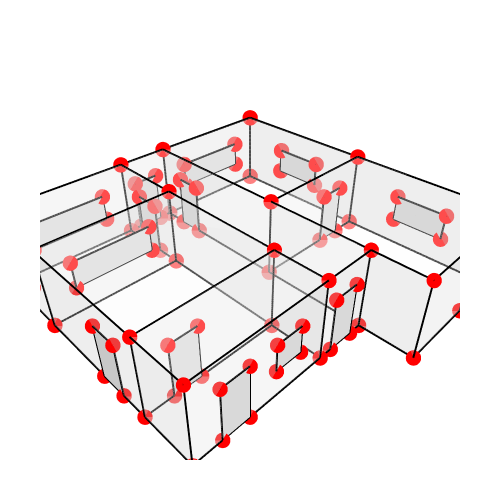

The notebook cell this image was saved under:
### Code cell
# Show the geometry and the graph
Topology.Show(house_cc, aperture_f, g1,
              vertexSizeKey="size",
              vertexColorKey="color",
              edgeWidthKey="width",
              edgeColorKey="color",
              faceOpacity=0.3,
              backgroundColor="white",
              width=500,
              height=500,
              renderer=renderer)

### Figure 1 — Plotly figure (JSON) as saved in the notebook; plotly's stock layout.template omitted (floating-point values rounded to 4 significant figures; data arrays with more than 128 entries replaced by an {"elided": "..."} marker saying what was removed)
{"data": [{"customdata": ["", "", "", "", "", "", "", "", "", "", "", "", "", "", "", "", "", "", "", "", "", "", "", "", "", "", "", "", "", ""], "hoverinfo": "text", "hovertemplate": ["Click ", "Click ", "Click ", "Click ", "Click ", "Click ", "Click ", "Click ", "Click ", "Click ", "Click ", "Click ", "Click ", "Click ", "Click ", "Click ", "Click ", "Click ", "Click ", "Click ", "Click ", "Click ", "Click ", "Click ", "Click ", "Click ", "Click ", "Click ", "Click ", "Click "], "hovertext": ["", "", "", "", "", "", "", "", "", "", "", "", "", "", "", "", "", "", "", "", "", "", "", "", "", "", "", "", "", ""], "legendgroup": "1", "legendrank": 1, "marker": {"color": ["#000000", "#000000", "#000000", "#000000", "#000000", "#000000", "#000000", "#000000", "#000000", "#000000", "#000000", "#000000", "#000000", "#000000", "#000000", "#000000", "#000000", "#000000", "#000000", "#000000", "#000000", "#000000", "#000000", "#000000", "#000000", "#000000", "#000000", "#000000", "#000000", "#000000"], "line": {"width": 0}, "opacity": 1, "size": [2.8, 2.8, 2.8, 2.8, 2.8, 2.8, 2.8, 2.8, 2.8, 2.8, 2.8, 2.8, 2.8, 2.8, 2.8, 2.8, 2.8, 2.8, 2.8, 2.8, 2.8, 2.8, 2.8, 2.8, 2.8, 2.8, 2.8, 2.8, 2.8, 2.8], "sizemode": "diameter", "symbol": "circle"}, "mode": "markers", "name": "1: Untitled (Vertices)", "showlegend": false, "text": ["", "", "", "", "", "", "", "", "", "", "", "", "", "", "", "", "", "", "", "", "", "", "", "", "", "", "", "", "", ""], "type": "scatter3d", "x": [7, 7, 7, 5, 5, 5, 5, 7, 7, 7, 5, 5, 5, 5, 12, 12, 12, 12, 12, 7, 7, 12, 0, 0, 0, 0, 0, 0, 0, 0], "y": [16, 10, 6, 6, 8, 13, 16, 10, 16, 6, 6, 8, 13, 16, 10, 10, 16, 16, 4, 4, 4, 4, 8, 8, 6, 6, 13, 13, 16, 16], "z": [0, 0, 0, 0, 0, 0, 0, 3, 3, 3, 3, 3, 3, 3, 0, 3, 3, 0, 0, 0, 3, 3, 0, 3, 3, 0, 0, 3, 0, 3]}, {"hoverinfo": "text", "hovertext": [], "legendgroup": "2", "legendrank": 2, "line": {"color": "#000000", "dash": "solid", "width": 1}, "marker": {"color": "#000000", "size": 0.25, "symbol": "circle"}, "mode": "markers+lines", "name": "1: Untitled (Edges)", "showlegend": false, "text": [], "type": "scatter3d", "x": {"elided": "165 int values"}, "y": {"elided": "165 int values"}, "z": {"elided": "165 int values"}}, {"cmax": 1, "cmin": 0, "color": "#FAFAFA", "colorscale": [[0, "#440154"], [0.1111, "#482878"], [0.2222, "#3e4989"], [0.3333, "#31688e"], [0.4444, "#26828e"], [0.5556, "#1f9e89"], [0.6667, "#35b779"], [0.7778, "#6ece58"], [0.8889, "#b5de2b"], [1, "#fde725"]], "flatshading": true, "hoverinfo": "text", "hovertext": "", "i": [0, 3, 4, 5, 6, 7, 7, 9, 9, 1, 1, 2, 2, 0, 0, 4, 4, 8, 8, 11, 7, 12, 8, 8, 3, 7, 16, 16, 16, 16, 5, 5, 15, 15, 1, 1, 3, 19, 19, 21, 15, 15, 21, 21, 18, 18, 22, 23, 11, 11, 2, 2, 23, 23, 25, 25, 12, 12, 12, 12, 26, 26, 23, 23, 28, 28, 13, 13, 13, 13, 26, 26], "j": [1, 1, 3, 3, 5, 3, 5, 1, 3, 9, 10, 11, 10, 12, 11, 12, 13, 5, 6, 10, 11, 11, 13, 12, 14, 3, 8, 7, 17, 5, 14, 17, 14, 17, 14, 18, 14, 9, 20, 9, 7, 9, 18, 14, 21, 20, 11, 22, 22, 24, 10, 24, 0, 2, 24, 22, 4, 26, 27, 22, 0, 4, 22, 27, 6, 4, 6, 28, 29, 27, 27, 29], "k": [2, 0, 0, 4, 4, 5, 8, 3, 7, 10, 2, 0, 11, 4, 12, 13, 6, 6, 13, 9, 9, 7, 12, 7, 15, 15, 7, 15, 5, 8, 3, 14, 17, 16, 18, 19, 1, 1, 9, 20, 9, 21, 14, 15, 20, 19, 0, 0, 24, 10, 24, 25, 2, 25, 22, 23, 26, 27, 22, 11, 23, 0, 27, 26, 4, 26, 28, 29, 27, 12, 29, 28], "legendgroup": "3", "legendrank": 3, "lighting": {"facenormalsepsilon": 0}, "name": "1: Untitled (Faces)", "opacity": 0.3, "showlegend": false, "showscale": false, "text": "", "type": "mesh3d", "x": [5, 7, 5, 7, 5, 7, 5, 7, 7, 7, 5, 5, 5, 5, 12, 12, 12, 12, 12, 7, 7, 12, 0, 0, 0, 0, 0, 0, 0, 0], "y": [8, 6, 6, 10, 13, 16, 16, 10, 16, 6, 6, 8, 13, 16, 10, 10, 16, 16, 4, 4, 4, 4, 8, 8, 6, 6, 13, 13, 16, 16], "z": [0, 0, 0, 0, 0, 0, 0, 3, 3, 3, 3, 3, 3, 3, 0, 3, 3, 0, 0, 0, 3, 3, 3, 0, 3, 0, 0, 3, 0, 3]}, {"customdata": ["", "", "", ""], "hoverinfo": "text", "hovertemplate": ["Click ", "Click ", "Click ", "Click "], "hovertext": ["", "", "", ""], "legendgroup": "5", "legendrank": 5, "marker": {"color": ["#000000", "#000000", "#000000", "#000000"], "line": {"width": 0}, "opacity": 1, "size": [2.8, 2.8, 2.8, 2.8], "sizemode": "diameter", "symbol": "circle"}, "mode": "markers", "name": "2: default (Vertices)", "showlegend": false, "text": ["", "", "", ""], "type": "scatter3d", "x": [0, 0, 0, 0], "y": [14, 14, 15, 15], "z": [1, 2, 2, 1]}, {"hoverinfo": "text", "hovertext": [], "legendgroup": "6", "legendrank": 6, "line": {"color": "#000000", "dash": "solid", "width": 1}, "marker": {"color": "#000000", "size": 0.25, "symbol": "circle"}, "mode": "markers+lines", "name": "2: default (Edges)", "showlegend": false, "text": [], "type": "scatter3d", "x": [0, 0, null, 0, 0, null, 0, 0, null, 0, 0, null], "y": [14, 14, null, 14, 15, null, 15, 15, null, 15, 14, null], "z": [1, 2, null, 2, 2, null, 2, 1, null, 1, 1, null]}, {"cmax": 1, "cmin": 0, "color": "#FAFAFA", "colorscale": [[0, "#440154"], [0.1111, "#482878"], [0.2222, "#3e4989"], [0.3333, "#31688e"], [0.4444, "#26828e"], [0.5556, "#1f9e89"], [0.6667, "#35b779"], [0.7778, "#6ece58"], [0.8889, "#b5de2b"], [1, "#fde725"]], "flatshading": true, "hoverinfo": "text", "hovertext": "", "i": [0, 0], "j": [1, 2], "k": [2, 3], "legendgroup": "7", "legendrank": 7, "lighting": {"facenormalsepsilon": 0}, "name": "2: default (Faces)", "opacity": 1, "showlegend": false, "showscale": false, "text": "", "type": "mesh3d", "x": [0, 0, 0, 0], "y": [14, 14, 15, 15], "z": [1, 2, 2, 1]}, {"customdata": ["", "", "", ""], "hoverinfo": "text", "hovertemplate": ["Click ", "Click ", "Click ", "Click "], "hovertext": ["", "", "", ""], "legendgroup": "9", "legendrank": 9, "marker": {"color": ["#000000", "#000000", "#000000", "#000000"], "line": {"width": 0}, "opacity": 1, "size": [2.8, 2.8, 2.8, 2.8], "sizemode": "diameter", "symbol": "circle"}, "mode": "markers", "name": "3: default (Vertices)", "showlegend": false, "text": ["", "", "", ""], "type": "scatter3d", "x": [1, 1, 4, 4], "y": [13, 13, 13, 13], "z": [1, 2, 2, 1]}, {"hoverinfo": "text", "hovertext": [], "legendgroup": "10", "legendrank": 10, "line": {"color": "#000000", "dash": "solid", "width": 1}, "marker": {"color": "#000000", "size": 0.25, "symbol": "circle"}, "mode": "markers+lines", "name": "3: default (Edges)", "showlegend": false, "text": [], "type": "scatter3d", "x": [1, 1, null, 1, 4, null, 4, 4, null, 4, 1, null], "y": [13, 13, null, 13, 13, null, 13, 13, null, 13, 13, null], "z": [1, 2, null, 2, 2, null, 2, 1, null, 1, 1, null]}, {"cmax": 1, "cmin": 0, "color": "#FAFAFA", "colorscale": [[0, "#440154"], [0.1111, "#482878"], [0.2222, "#3e4989"], [0.3333, "#31688e"], [0.4444, "#26828e"], [0.5556, "#1f9e89"], [0.6667, "#35b779"], [0.7778, "#6ece58"], [0.8889, "#b5de2b"], [1, "#fde725"]], "flatshading": true, "hoverinfo": "text", "hovertext": "", "i": [0, 0], "j": [1, 3], "k": [2, 1], "legendgroup": "11", "legendrank": 11, "lighting": {"facenormalsepsilon": 0}, "name": "3: default (Faces)", "opacity": 1, "showlegend": false, "showscale": false, "text": "", "type": "mesh3d", "x": [4, 1, 1, 4], "y": [13, 13, 13, 13], "z": [2, 1, 2, 1]}, {"customdata": ["", "", "", ""], "hoverinfo": "text", "hovertemplate": ["Click ", "Click ", "Click ", "Click "], "hovertext": ["", "", "", ""], "legendgroup": "13", "legendrank": 13, "marker": {"color": ["#000000", "#000000", "#000000", "#000000"], "line": {"width": 0}, "opacity": 1, "size": [2.8, 2.8, 2.8, 2.8], "sizemode": "diameter", "symbol": "circle"}, "mode": "markers", "name": "4: default (Vertices)", "showlegend": false, "text": ["", "", "", ""], "type": "scatter3d", "x": [12, 12, 12, 12], "y": [6, 6, 8, 8], "z": [1, 2, 2, 1]}, {"hoverinfo": "text", "hovertext": [], "legendgroup": "14", "legendrank": 14, "line": {"color": "#000000", "dash": "solid", "width": 1}, "marker": {"color": "#000000", "size": 0.25, "symbol": "circle"}, "mode": "markers+lines", "name": "4: default (Edges)", "showlegend": false, "text": [], "type": "scatter3d", "x": [12, 12, null, 12, 12, null, 12, 12, null, 12, 12, null], "y": [6, 6, null, 6, 8, null, 8, 8, null, 8, 6, null], "z": [1, 2, null, 2, 2, null, 2, 1, null, 1, 1, null]}, {"cmax": 1, "cmin": 0, "color": "#FAFAFA", "colorscale": [[0, "#440154"], [0.1111, "#482878"], [0.2222, "#3e4989"], [0.3333, "#31688e"], [0.4444, "#26828e"], [0.5556, "#1f9e89"], [0.6667, "#35b779"], [0.7778, "#6ece58"], [0.8889, "#b5de2b"], [1, "#fde725"]], "flatshading": true, "hoverinfo": "text", "hovertext": "", "i": [0, 0], "j": [1, 2], "k": [2, 3], "legendgroup": "15", "legendrank": 15, "lighting": {"facenormalsepsilon": 0}, "name": "4: default (Faces)", "opacity": 1, "showlegend": false, "showscale": false, "text": "", "type": "mesh3d", "x": [12, 12, 12, 12], "y": [6, 6, 8, 8], "z": [1, 2, 2, 1]}, {"customdata": ["", "", "", ""], "hoverinfo": "text", "hovertemplate": ["Click ", "Click ", "Click ", "Click "], "hovertext": ["", "", "", ""], "legendgroup": "17", "legendrank": 17, "marker": {"color": ["#000000", "#000000", "#000000", "#000000"], "line": {"width": 0}, "opacity": 1, "size": [2.8, 2.8, 2.8, 2.8], "sizemode": "diameter", "symbol": "circle"}, "mode": "markers", "name": "5: default (Vertices)", "showlegend": false, "text": ["", "", "", ""], "type": "scatter3d", "x": [3, 3, 4, 4], "y": [6, 6, 6, 6], "z": [1, 2, 2, 1]}, {"hoverinfo": "text", "hovertext": [], "legendgroup": "18", "legendrank": 18, "line": {"color": "#000000", "dash": "solid", "width": 1}, "marker": {"color": "#000000", "size": 0.25, "symbol": "circle"}, "mode": "markers+lines", "name": "5: default (Edges)", "showlegend": false, "text": [], "type": "scatter3d", "x": [3, 3, null, 3, 4, null, 4, 4, null, 4, 3, null], "y": [6, 6, null, 6, 6, null, 6, 6, null, 6, 6, null], "z": [1, 2, null, 2, 2, null, 2, 1, null, 1, 1, null]}, {"cmax": 1, "cmin": 0, "color": "#FAFAFA", "colorscale": [[0, "#440154"], [0.1111, "#482878"], [0.2222, "#3e4989"], [0.3333, "#31688e"], [0.4444, "#26828e"], [0.5556, "#1f9e89"], [0.6667, "#35b779"], [0.7778, "#6ece58"], [0.8889, "#b5de2b"], [1, "#fde725"]], "flatshading": true, "hoverinfo": "text", "hovertext": "", "i": [0, 0], "j": [1, 3], "k": [2, 1], "legendgroup": "19", "legendrank": 19, "lighting": {"facenormalsepsilon": 0}, "name": "5: default (Faces)", "opacity": 1, "showlegend": false, "showscale": false, "text": "", "type": "mesh3d", "x": [4, 3, 3, 4], "y": [6, 6, 6, 6], "z": [2, 1, 2, 1]}, {"customdata": ["", "", "", ""], "hoverinfo": "text", "hovertemplate": ["Click ", "Click ", "Click ", "Click "], "hovertext": ["", "", "", ""], "legendgroup": "21", "legendrank": 21, "marker": {"color": ["#000000", "#000000", "#000000", "#000000"], "line": {"width": 0}, "opacity": 1, "size": [2.8, 2.8, 2.8, 2.8], "sizemode": "diameter", "symbol": "circle"}, "mode": "markers", "name": "6: default (Vertices)", "showlegend": false, "text": ["", "", "", ""], "type": "scatter3d", "x": [12, 12, 12, 12], "y": [12, 12, 14, 14], "z": [1, 2, 2, 1]}, {"hoverinfo": "text", "hovertext": [], "legendgroup": "22", "legendrank": 22, "line": {"color": "#000000", "dash": "solid", "width": 1}, "marker": {"color": "#000000", "size": 0.25, "symbol": "circle"}, "mode": "markers+lines", "name": "6: default (Edges)", "showlegend": false, "text": [], "type": "scatter3d", "x": [12, 12, null, 12, 12, null, 12, 12, null, 12, 12, null], "y": [12, 12, null, 12, 14, null, 14, 14, null, 14, 12, null], "z": [1, 2, null, 2, 2, null, 2, 1, null, 1, 1, null]}, {"cmax": 1, "cmin": 0, "color": "#FAFAFA", "colorscale": [[0, "#440154"], [0.1111, "#482878"], [0.2222, "#3e4989"], [0.3333, "#31688e"], [0.4444, "#26828e"], [0.5556, "#1f9e89"], [0.6667, "#35b779"], [0.7778, "#6ece58"], [0.8889, "#b5de2b"], [1, "#fde725"]], "flatshading": true, "hoverinfo": "text", "hovertext": "", "i": [0, 0], "j": [1, 2], "k": [2, 3], "legendgroup": "23", "legendrank": 23, "lighting": {"facenormalsepsilon": 0}, "name": "6: default (Faces)", "opacity": 1, "showlegend": false, "showscale": false, "text": "", "type": "mesh3d", "x": [12, 12, 12, 12], "y": [12, 12, 14, 14], "z": [1, 2, 2, 1]}, {"customdata": ["", "", "", ""], "hoverinfo": "text", "hovertemplate": ["Click ", "Click ", "Click ", "Click "], "hovertext": ["", "", "", ""], "legendgroup": "25", "legendrank": 25, "marker": {"color": ["#000000", "#000000", "#000000", "#000000"], "line": {"width": 0}, "opacity": 1, "size": [2.8, 2.8, 2.8, 2.8], "sizemode": "diameter", "symbol": "circle"}, "mode": "markers", "name": "7: default (Vertices)", "showlegend": false, "text": ["", "", "", ""], "type": "scatter3d", "x": [8, 8, 11, 11], "y": [16, 16, 16, 16], "z": [1, 2, 2, 1]}, {"hoverinfo": "text", "hovertext": [], "legendgroup": "26", "legendrank": 26, "line": {"color": "#000000", "dash": "solid", "width": 1}, "marker": {"color": "#000000", "size": 0.25, "symbol": "circle"}, "mode": "markers+lines", "name": "7: default (Edges)", "showlegend": false, "text": [], "type": "scatter3d", "x": [8, 8, null, 8, 11, null, 11, 11, null, 11, 8, null], "y": [16, 16, null, 16, 16, null, 16, 16, null, 16, 16, null], "z": [1, 2, null, 2, 2, null, 2, 1, null, 1, 1, null]}, {"cmax": 1, "cmin": 0, "color": "#FAFAFA", "colorscale": [[0, "#440154"], [0.1111, "#482878"], [0.2222, "#3e4989"], [0.3333, "#31688e"], [0.4444, "#26828e"], [0.5556, "#1f9e89"], [0.6667, "#35b779"], [0.7778, "#6ece58"], [0.8889, "#b5de2b"], [1, "#fde725"]], "flatshading": true, "hoverinfo": "text", "hovertext": "", "i": [0, 0], "j": [1, 3], "k": [2, 1], "legendgroup": "27", "legendrank": 27, "lighting": {"facenormalsepsilon": 0}, "name": "7: default (Faces)", "opacity": 1, "showlegend": false, "showscale": false, "text": "", "type": "mesh3d", "x": [11, 8, 8, 11], "y": [16, 16, 16, 16], "z": [2, 1, 2, 1]}, {"customdata": ["", "", "", ""], "hoverinfo": "text", "hovertemplate": ["Click ", "Click ", "Click ", "Click "], "hovertext": ["", "", "", ""], "legendgroup": "29", "legendrank": 29, "marker": {"color": ["#000000", "#000000", "#000000", "#000000"], "line": {"width": 0}, "opacity": 1, "size": [2.8, 2.8, 2.8, 2.8], "sizemode": "diameter", "symbol": "circle"}, "mode": "markers", "name": "8: default (Vertices)", "showlegend": false, "text": ["", "", "", ""], "type": "scatter3d", "x": [1, 1, 4, 4], "y": [16, 16, 16, 16], "z": [1, 2, 2, 1]}, {"hoverinfo": "text", "hovertext": [], "legendgroup": "30", "legendrank": 30, "line": {"color": "#000000", "dash": "solid", "width": 1}, "marker": {"color": "#000000", "size": 0.25, "symbol": "circle"}, "mode": "markers+lines", "name": "8: default (Edges)", "showlegend": false, "text": [], "type": "scatter3d", "x": [1, 1, null, 1, 4, null, 4, 4, null, 4, 1, null], "y": [16, 16, null, 16, 16, null, 16, 16, null, 16, 16, null], "z": [1, 2, null, 2, 2, null, 2, 1, null, 1, 1, null]}, {"cmax": 1, "cmin": 0, "color": "#FAFAFA", "colorscale": [[0, "#440154"], [0.1111, "#482878"], [0.2222, "#3e4989"], [0.3333, "#31688e"], [0.4444, "#26828e"], [0.5556, "#1f9e89"], [0.6667, "#35b779"], [0.7778, "#6ece58"], [0.8889, "#b5de2b"], [1, "#fde725"]], "flatshading": true, "hoverinfo": "text", "hovertext": "", "i": [0, 0], "j": [1, 3], "k": [2, 1], "legendgroup": "31", "legendrank": 31, "lighting": {"facenormalsepsilon": 0}, "name": "8: default (Faces)", "opacity": 1, "showlegend": false, "showscale": false, "text": "", "type": "mesh3d", "x": [4, 1, 1, 4], "y": [16, 16, 16, 16], "z": [2, 1, 2, 1]}, {"customdata": ["", "", "", ""], "hoverinfo": "text", "hovertemplate": ["Click ", "Click ", "Click ", "Click "], "hovertext": ["", "", "", ""], "legendgroup": "33", "legendrank": 33, "marker": {"color": ["#000000", "#000000", "#000000", "#000000"], "line": {"width": 0}, "opacity": 1, "size": [2.8, 2.8, 2.8, 2.8], "sizemode": "diameter", "symbol": "circle"}, "mode": "markers", "name": "9: default (Vertices)", "showlegend": false, "text": ["", "", "", ""], "type": "scatter3d", "x": [5.5, 5.5, 6.5, 6.5], "y": [16, 16, 16, 16], "z": [0, 2, 2, 0]}, {"hoverinfo": "text", "hovertext": [], "legendgroup": "34", "legendrank": 34, "line": {"color": "#000000", "dash": "solid", "width": 1}, "marker": {"color": "#000000", "size": 0.25, "symbol": "circle"}, "mode": "markers+lines", "name": "9: default (Edges)", "showlegend": false, "text": [], "type": "scatter3d", "x": [5.5, 5.5, null, 5.5, 6.5, null, 6.5, 6.5, null, 6.5, 5.5, null], "y": [16, 16, null, 16, 16, null, 16, 16, null, 16, 16, null], "z": [0, 2, null, 2, 2, null, 2, 0, null, 0, 0, null]}, {"cmax": 1, "cmin": 0, "color": "#FAFAFA", "colorscale": [[0, "#440154"], [0.1111, "#482878"], [0.2222, "#3e4989"], [0.3333, "#31688e"], [0.4444, "#26828e"], [0.5556, "#1f9e89"], [0.6667, "#35b779"], [0.7778, "#6ece58"], [0.8889, "#b5de2b"], [1, "#fde725"]], "flatshading": true, "hoverinfo": "text", "hovertext": "", "i": [0, 0], "j": [1, 3], "k": [2, 1], "legendgroup": "35", "legendrank": 35, "lighting": {"facenormalsepsilon": 0}, "name": "9: default (Faces)", "opacity": 1, "showlegend": false, "showscale": false, "text": "", "type": "mesh3d", "x": [6.5, 5.5, 5.5, 6.5], "y": [16, 16, 16, 16], "z": [2, 0, 2, 0]}, {"customdata": ["", "", "", ""], "hoverinfo": "text", "hovertemplate": ["Click ", "Click ", "Click ", "Click "], "hovertext": ["", "", "", ""], "legendgroup": "37", "legendrank": 37, "marker": {"color": ["#000000", "#000000", "#000000", "#000000"], "line": {"width": 0}, "opacity": 1, "size": [2.8, 2.8, 2.8, 2.8], "sizemode": "diameter", "symbol": "circle"}, "mode": "markers", "name": "10: default (Vertices)", "showlegend": false, "text": ["", "", "", ""], "type": "scatter3d", "x": [5.5, 5.5, 6.5, 6.5], "y": [6, 6, 6, 6], "z": [0, 2, 2, 0]}, {"hoverinfo": "text", "hovertext": [], "legendgroup": "38", "legendrank": 38, "line": {"color": "#000000", "dash": "solid", "width": 1}, "marker": {"color": "#000000", "size": 0.25, "symbol": "circle"}, "mode": "markers+lines", "name": "10: default (Edges)", "showlegend": false, "text": [], "type": "scatter3d", "x": [5.5, 5.5, null, 5.5, 6.5, null, 6.5, 6.5, null, 6.5, 5.5, null], "y": [6, 6, null, 6, 6, null, 6, 6, null, 6, 6, null], "z": [0, 2, null, 2, 2, null, 2, 0, null, 0, 0, null]}, {"cmax": 1, "cmin": 0, "color": "#FAFAFA", "colorscale": [[0, "#440154"], [0.1111, "#482878"], [0.2222, "#3e4989"], [0.3333, "#31688e"], [0.4444, "#26828e"], [0.5556, "#1f9e89"], [0.6667, "#35b779"], [0.7778, "#6ece58"], [0.8889, "#b5de2b"], [1, "#fde725"]], "flatshading": true, "hoverinfo": "text", "hovertext": "", "i": [0, 0], "j": [1, 3], "k": [2, 1], "legendgroup": "39", "legendrank": 39, "lighting": {"facenormalsepsilon": 0}, "name": "10: default (Faces)", "opacity": 1, "showlegend": false, "showscale": false, "text": "", "type": "mesh3d", "x": [6.5, 5.5, 5.5, 6.5], "y": [6, 6, 6, 6], "z": [2, 0, 2, 0]}, {"customdata": ["", "", "", ""], "hoverinfo": "text", "hovertemplate": ["Click ", "Click ", "Click ", "Click "], "hovertext": ["", "", "", ""], "legendgroup": "41", "legendrank": 41, "marker": {"color": ["#000000", "#000000", "#000000", "#000000"], "line": {"width": 0}, "opacity": 1, "size": [2.8, 2.8, 2.8, 2.8], "sizemode": "diameter", "symbol": "circle"}, "mode": "markers", "name": "11: default (Vertices)", "showlegend": false, "text": ["", "", "", ""], "type": "scatter3d", "x": [1, 1, 2, 2], "y": [8, 8, 8, 8], "z": [0, 2, 2, 0]}, {"hoverinfo": "text", "hovertext": [], "legendgroup": "42", "legendrank": 42, "line": {"color": "#000000", "dash": "solid", "width": 1}, "marker": {"color": "#000000", "size": 0.25, "symbol": "circle"}, "mode": "markers+lines", "name": "11: default (Edges)", "showlegend": false, "text": [], "type": "scatter3d", "x": [1, 1, null, 1, 2, null, 2, 2, null, 2, 1, null], "y": [8, 8, null, 8, 8, null, 8, 8, null, 8, 8, null], "z": [0, 2, null, 2, 2, null, 2, 0, null, 0, 0, null]}, {"cmax": 1, "cmin": 0, "color": "#FAFAFA", "colorscale": [[0, "#440154"], [0.1111, "#482878"], [0.2222, "#3e4989"], [0.3333, "#31688e"], [0.4444, "#26828e"], [0.5556, "#1f9e89"], [0.6667, "#35b779"], [0.7778, "#6ece58"], [0.8889, "#b5de2b"], [1, "#fde725"]], "flatshading": true, "hoverinfo": "text", "hovertext": "", "i": [0, 0], "j": [1, 3], "k": [2, 1], "legendgroup": "43", "legendrank": 43, "lighting": {"facenormalsepsilon": 0}, "name": "11: default (Faces)", "opacity": 1, "showlegend": false, "showscale": false, "text": "", "type": "mesh3d", "x": [2, 1, 1, 2], "y": [8, 8, 8, 8], "z": [2, 0, 2, 0]}, {"customdata": ["", "", "", ""], "hoverinfo": "text", "hovertemplate": ["Click ", "Click ", "Click ", "Click "], "hovertext": ["", "", "", ""], "legendgroup": "45", "legendrank": 45, "marker": {"color": ["#000000", "#000000", "#000000", "#000000"], "line": {"width": 0}, "opacity": 1, "size": [2.8, 2.8, 2.8, 2.8], "sizemode": "diameter", "symbol": "circle"}, "mode": "markers", "name": "12: default (Vertices)", "showlegend": false, "text": ["", "", "", ""], "type": "scatter3d", "x": [5, 5, 5, 5], "y": [14, 14, 15, 15], "z": [0, 2, 2, 0]}, {"hoverinfo": "text", "hovertext": [], "legendgroup": "46", "legendrank": 46, "line": {"color": "#000000", "dash": "solid", "width": 1}, "marker": {"color": "#000000", "size": 0.25, "symbol": "circle"}, "mode": "markers+lines", "name": "12: default (Edges)", "showlegend": false, "text": [], "type": "scatter3d", "x": [5, 5, null, 5, 5, null, 5, 5, null, 5, 5, null], "y": [14, 14, null, 14, 15, null, 15, 15, null, 15, 14, null], "z": [0, 2, null, 2, 2, null, 2, 0, null, 0, 0, null]}, {"cmax": 1, "cmin": 0, "color": "#FAFAFA", "colorscale": [[0, "#440154"], [0.1111, "#482878"], [0.2222, "#3e4989"], [0.3333, "#31688e"], [0.4444, "#26828e"], [0.5556, "#1f9e89"], [0.6667, "#35b779"], [0.7778, "#6ece58"], [0.8889, "#b5de2b"], [1, "#fde725"]], "flatshading": true, "hoverinfo": "text", "hovertext": "", "i": [0, 0], "j": [1, 2], "k": [2, 3], "legendgroup": "47", "legendrank": 47, "lighting": {"facenormalsepsilon": 0}, "name": "12: default (Faces)", "opacity": 1, "showlegend": false, "showscale": false, "text": "", "type": "mesh3d", "x": [5, 5, 5, 5], "y": [14, 14, 15, 15], "z": [0, 2, 2, 0]}, {"customdata": ["", "", "", ""], "hoverinfo": "text", "hovertemplate": ["Click ", "Click ", "Click ", "Click "], "hovertext": ["", "", "", ""], "legendgroup": "49", "legendrank": 49, "marker": {"color": ["#000000", "#000000", "#000000", "#000000"], "line": {"width": 0}, "opacity": 1, "size": [2.8, 2.8, 2.8, 2.8], "sizemode": "diameter", "symbol": "circle"}, "mode": "markers", "name": "13: default (Vertices)", "showlegend": false, "text": ["", "", "", ""], "type": "scatter3d", "x": [10, 10, 11, 11], "y": [4, 4, 4, 4], "z": [0, 2, 2, 0]}, {"hoverinfo": "text", "hovertext": [], "legendgroup": "50", "legendrank": 50, "line": {"color": "#000000", "dash": "solid", "width": 1}, "marker": {"color": "#000000", "size": 0.25, "symbol": "circle"}, "mode": "markers+lines", "name": "13: default (Edges)", "showlegend": false, "text": [], "type": "scatter3d", "x": [10, 10, null, 10, 11, null, 11, 11, null, 11, 10, null], "y": [4, 4, null, 4, 4, null, 4, 4, null, 4, 4, null], "z": [0, 2, null, 2, 2, null, 2, 0, null, 0, 0, null]}, {"cmax": 1, "cmin": 0, "color": "#FAFAFA", "colorscale": [[0, "#440154"], [0.1111, "#482878"], [0.2222, "#3e4989"], [0.3333, "#31688e"], [0.4444, "#26828e"], [0.5556, "#1f9e89"], [0.6667, "#35b779"], [0.7778, "#6ece58"], [0.8889, "#b5de2b"], [1, "#fde725"]], "flatshading": true, "hoverinfo": "text", "hovertext": "", "i": [0, 0], "j": [1, 3], "k": [2, 1], "legendgroup": "51", "legendrank": 51, "lighting": {"facenormalsepsilon": 0}, "name": "13: default (Faces)", "opacity": 1, "showlegend": false, "showscale": false, "text": "", "type": "mesh3d", "x": [11, 10, 10, 11], "y": [4, 4, 4, 4], "z": [2, 0, 2, 0]}, {"customdata": ["", "", "", ""], "hoverinfo": "text", "hovertemplate": ["Click ", "Click ", "Click ", "Click "], "hovertext": ["", "", "", ""], "legendgroup": "53", "legendrank": 53, "marker": {"color": ["#000000", "#000000", "#000000", "#000000"], "line": {"width": 0}, "opacity": 1, "size": [2.8, 2.8, 2.8, 2.8], "sizemode": "diameter", "symbol": "circle"}, "mode": "markers", "name": "14: default (Vertices)", "showlegend": false, "text": ["", "", "", ""], "type": "scatter3d", "x": [10, 10, 11, 11], "y": [10, 10, 10, 10], "z": [0, 2, 2, 0]}, {"hoverinfo": "text", "hovertext": [], "legendgroup": "54", "legendrank": 54, "line": {"color": "#000000", "dash": "solid", "width": 1}, "marker": {"color": "#000000", "size": 0.25, "symbol": "circle"}, "mode": "markers+lines", "name": "14: default (Edges)", "showlegend": false, "text": [], "type": "scatter3d", "x": [10, 10, null, 10, 11, null, 11, 11, null, 11, 10, null], "y": [10, 10, null, 10, 10, null, 10, 10, null, 10, 10, null], "z": [0, 2, null, 2, 2, null, 2, 0, null, 0, 0, null]}, {"cmax": 1, "cmin": 0, "color": "#FAFAFA", "colorscale": [[0, "#440154"], [0.1111, "#482878"], [0.2222, "#3e4989"], [0.3333, "#31688e"], [0.4444, "#26828e"], [0.5556, "#1f9e89"], [0.6667, "#35b779"], [0.7778, "#6ece58"], [0.8889, "#b5de2b"], [1, "#fde725"]], "flatshading": true, "hoverinfo": "text", "hovertext": "", "i": [0, 0], "j": [1, 3], "k": [2, 1], "legendgroup": "55", "legendrank": 55, "lighting": {"facenormalsepsilon": 0}, "name": "14: default (Faces)", "opacity": 1, "showlegend": false, "showscale": false, "text": "", "type": "mesh3d", "x": [11, 10, 10, 11], "y": [10, 10, 10, 10], "z": [2, 0, 2, 0]}, {"customdata": ["", "", "", ""], "hoverinfo": "text", "hovertemplate": ["Click ", "Click ", "Click ", "Click "], "hovertext": ["", "", "", ""], "legendgroup": "57", "legendrank": 57, "marker": {"color": ["#000000", "#000000", "#000000", "#000000"], "line": {"width": 0}, "opacity": 1, "size": [2.8, 2.8, 2.8, 2.8], "sizemode": "diameter", "symbol": "circle"}, "mode": "markers", "name": "15: default (Vertices)", "showlegend": false, "text": ["", "", "", ""], "type": "scatter3d", "x": [7, 7, 7, 7], "y": [14, 14, 15, 15], "z": [0, 2, 2, 0]}, {"hoverinfo": "text", "hovertext": [], "legendgroup": "58", "legendrank": 58, "line": {"color": "#000000", "dash": "solid", "width": 1}, "marker": {"color": "#000000", "size": 0.25, "symbol": "circle"}, "mode": "markers+lines", "name": "15: default (Edges)", "showlegend": false, "text": [], "type": "scatter3d", "x": [7, 7, null, 7, 7, null, 7, 7, null, 7, 7, null], "y": [14, 14, null, 14, 15, null, 15, 15, null, 15, 14, null], "z": [0, 2, null, 2, 2, null, 2, 0, null, 0, 0, null]}, {"cmax": 1, "cmin": 0, "color": "#FAFAFA", "colorscale": [[0, "#440154"], [0.1111, "#482878"], [0.2222, "#3e4989"], [0.3333, "#31688e"], [0.4444, "#26828e"], [0.5556, "#1f9e89"], [0.6667, "#35b779"], [0.7778, "#6ece58"], [0.8889, "#b5de2b"], [1, "#fde725"]], "flatshading": true, "hoverinfo": "text", "hovertext": "", "i": [0, 0], "j": [1, 2], "k": [2, 3], "legendgroup": "59", "legendrank": 59, "lighting": {"facenormalsepsilon": 0}, "name": "15: default (Faces)", "opacity": 1, "showlegend": false, "showscale": false, "text": "", "type": "mesh3d", "x": [7, 7, 7, 7], "y": [14, 14, 15, 15], "z": [0, 2, 2, 0]}, {"customdata": ["", "", "", ""], "hoverinfo": "text", "hovertemplate": ["Click ", "Click ", "Click ", "Click "], "hovertext": ["", "", "", ""], "legendgroup": "61", "legendrank": 61, "marker": {"color": ["#000000", "#000000", "#000000", "#000000"], "line": {"width": 0}, "opacity": 1, "size": [2.8, 2.8, 2.8, 2.8], "sizemode": "diameter", "symbol": "circle"}, "mode": "markers", "name": "16: default (Vertices)", "showlegend": false, "text": ["", "", "", ""], "type": "scatter3d", "x": [1, 1, 2, 2], "y": [6, 6, 6, 6], "z": [0, 2, 2, 0]}, {"hoverinfo": "text", "hovertext": [], "legendgroup": "62", "legendrank": 62, "line": {"color": "#000000", "dash": "solid", "width": 1}, "marker": {"color": "#000000", "size": 0.25, "symbol": "circle"}, "mode": "markers+lines", "name": "16: default (Edges)", "showlegend": false, "text": [], "type": "scatter3d", "x": [1, 1, null, 1, 2, null, 2, 2, null, 2, 1, null], "y": [6, 6, null, 6, 6, null, 6, 6, null, 6, 6, null], "z": [0, 2, null, 2, 2, null, 2, 0, null, 0, 0, null]}, {"cmax": 1, "cmin": 0, "color": "#FAFAFA", "colorscale": [[0, "#440154"], [0.1111, "#482878"], [0.2222, "#3e4989"], [0.3333, "#31688e"], [0.4444, "#26828e"], [0.5556, "#1f9e89"], [0.6667, "#35b779"], [0.7778, "#6ece58"], [0.8889, "#b5de2b"], [1, "#fde725"]], "flatshading": true, "hoverinfo": "text", "hovertext": "", "i": [0, 0], "j": [1, 3], "k": [2, 1], "legendgroup": "63", "legendrank": 63, "lighting": {"facenormalsepsilon": 0}, "name": "16: default (Faces)", "opacity": 1, "showlegend": false, "showscale": false, "text": "", "type": "mesh3d", "x": [2, 1, 1, 2], "y": [6, 6, 6, 6], "z": [2, 0, 2, 0]}, {"customdata": ["", "", "", ""], "hoverinfo": "text", "hovertemplate": ["Click ", "Click ", "Click ", "Click "], "hovertext": ["", "", "", ""], "legendgroup": "65", "legendrank": 65, "marker": {"color": ["#000000", "#000000", "#000000", "#000000"], "line": {"width": 0}, "opacity": 1, "size": [2.8, 2.8, 2.8, 2.8], "sizemode": "diameter", "symbol": "circle"}, "mode": "markers", "name": "17: default (Vertices)", "showlegend": false, "text": ["", "", "", ""], "type": "scatter3d", "x": [0, 0, 0, 0], "y": [10, 10, 9, 9], "z": [0, 2, 2, 0]}, {"hoverinfo": "text", "hovertext": [], "legendgroup": "66", "legendrank": 66, "line": {"color": "#000000", "dash": "solid", "width": 1}, "marker": {"color": "#000000", "size": 0.25, "symbol": "circle"}, "mode": "markers+lines", "name": "17: default (Edges)", "showlegend": false, "text": [], "type": "scatter3d", "x": [0, 0, null, 0, 0, null, 0, 0, null, 0, 0, null], "y": [10, 10, null, 10, 9, null, 9, 9, null, 9, 10, null], "z": [0, 2, null, 2, 2, null, 2, 0, null, 0, 0, null]}, {"cmax": 1, "cmin": 0, "color": "#FAFAFA", "colorscale": [[0, "#440154"], [0.1111, "#482878"], [0.2222, "#3e4989"], [0.3333, "#31688e"], [0.4444, "#26828e"], [0.5556, "#1f9e89"], [0.6667, "#35b779"], [0.7778, "#6ece58"], [0.8889, "#b5de2b"], [1, "#fde725"]], "flatshading": true, "hoverinfo": "text", "hovertext": "", "i": [0, 0], "j": [1, 3], "k": [2, 1], "legendgroup": "67", "legendrank": 67, "lighting": {"facenormalsepsilon": 0}, "name": "17: default (Faces)", "opacity": 1, "showlegend": false, "showscale": false, "text": "", "type": "mesh3d", "x": [0, 0, 0, 0], "y": [9, 10, 10, 9], "z": [2, 0, 2, 0]}, {"hoverinfo": "text", "hovertext": [], "legendgroup": "70", "legendrank": 70, "line": {"color": "#000000", "dash": "solid", "width": 4}, "marker": {"color": "#000000", "size": 1, "symbol": "circle"}, "mode": "markers+lines", "name": "18: Untitled Graph (Edges)", "showlegend": false, "text": [], "type": "scatter3d", "x": {"elided": "357 float values"}, "y": {"elided": "357 int values"}, "z": {"elided": "357 int values"}}, {"customdata": ["", "", "", "", "", "", "", "", "", "", "", "", "", "", "", "", "", "", "", "", "", "", "", "", "", "", "", "", "", "", "", "", "", "", "", "", "", "", "", "", "", "", "", "", "", "", "", "", "", "", "", "", "", "", "", "", "", "", "", "", "", "", "", "", "", "", "", "", "", "", "", "", "", "", "", "", "", "", "", "", "", "", "", "", "", "", "", "", "", "", "", "", "", ""], "hoverinfo": "text", "hovertemplate": ["Click ", "Click ", "Click ", "Click ", "Click ", "Click ", "Click ", "Click ", "Click ", "Click ", "Click ", "Click ", "Click ", "Click ", "Click ", "Click ", "Click ", "Click ", "Click ", "Click ", "Click ", "Click ", "Click ", "Click ", "Click ", "Click ", "Click ", "Click ", "Click ", "Click ", "Click ", "Click ", "Click ", "Click ", "Click ", "Click ", "Click ", "Click ", "Click ", "Click ", "Click ", "Click ", "Click ", "Click ", "Click ", "Click ", "Click ", "Click ", "Click ", "Click ", "Click ", "Click ", "Click ", "Click ", "Click ", "Click ", "Click ", "Click ", "Click ", "Click ", "Click ", "Click ", "Click ", "Click ", "Click ", "Click ", "Click ", "Click ", "Click ", "Click ", "Click ", "Click ", "Click ", "Click ", "Click ", "Click ", "Click ", "Click ", "Click ", "Click ", "Click ", "Click ", "Click ", "Click ", "Click ", "Click ", "Click ", "Click ", "Click ", "Click ", "Click ", "Click ", "Click ", "Click "], "hovertext": ["", "", "", "", "", "", "", "", "", "", "", "", "", "", "", "", "", "", "", "", "", "", "", "", "", "", "", "", "", "", "", "", "", "", "", "", "", "", "", "", "", "", "", "", "", "", "", "", "", "", "", "", "", "", "", "", "", "", "", "", "", "", "", "", "", "", "", "", "", "", "", "", "", "", "", "", "", "", "", "", "", "", "", "", "", "", "", "", "", "", "", "", "", ""], "legendgroup": "69", "legendrank": 69, "marker": {"color": ["#FF0000", "#FF0000", "#FF0000", "#FF0000", "#FF0000", "#FF0000", "#FF0000", "#FF0000", "#FF0000", "#FF0000", "#FF0000", "#FF0000", "#FF0000", "#FF0000", "#FF0000", "#FF0000", "#FF0000", "#FF0000", "#FF0000", "#FF0000", "#FF0000", "#FF0000", "#FF0000", "#FF0000", "#FF0000", "#FF0000", "#FF0000", "#FF0000", "#FF0000", "#FF0000", "#FF0000", "#FF0000", "#FF0000", "#FF0000", "#FF0000", "#FF0000", "#FF0000", "#FF0000", "#FF0000", "#FF0000", "#FF0000", "#FF0000", "#FF0000", "#FF0000", "#FF0000", "#FF0000", "#FF0000", "#FF0000", "#FF0000", "#FF0000", "#FF0000", "#FF0000", "#FF0000", "#FF0000", "#FF0000", "#FF0000", "#FF0000", "#FF0000", "#FF0000", "#FF0000", "#FF0000", "#FF0000", "#FF0000", "#FF0000", "#FF0000", "#FF0000", "#FF0000", "#FF0000", "#FF0000", "#FF0000", "#FF0000", "#FF0000", "#FF0000", "#FF0000", "#FF0000", "#FF0000", "#FF0000", "#FF0000", "#FF0000", "#FF0000", "#FF0000", "#FF0000", "#FF0000", "#FF0000", "#FF0000", "#FF0000", "#FF0000", "#FF0000", "#FF0000", "#FF0000", "#FF0000", "#FF0000", "#FF0000", "#FF0000"], "line": {"width": 0}, "opacity": 1, "size": [18, 18, 18, 18, 18, 18, 18, 18, 18, 18, 18, 18, 18, 18, 18, 18, 18, 18, 18, 18, 18, 18, 18, 18, 18, 18, 18, 18, 18, 18, 18, 18, 18, 18, 18, 18, 18, 18, 18, 18, 18, 18, 18, 18, 18, 18, 18, 18, 18, 18, 18, 18, 18, 18, 18, 18, 18, 18, 18, 18, 18, 18, 18, 18, 18, 18, 18, 18, 18, 18, 18, 18, 18, 18, 18, 18, 18, 18, 18, 18, 18, 18, 18, 18, 18, 18, 18, 18, 18, 18, 18, 18, 18, 18], "sizemode": "diameter", "symbol": "circle"}, "mode": "markers", "name": "18: Untitled Graph (Vertices)", "showlegend": false, "text": ["", "", "", "", "", "", "", "", "", "", "", "", "", "", "", "", "", "", "", "", "", "", "", "", "", "", "", "", "", "", "", "", "", "", "", "", "", "", "", "", "", "", "", "", "", "", "", "", "", "", "", "", "", "", "", "", "", "", "", "", "", "", "", "", "", "", "", "", "", "", "", "", "", "", "", "", "", "", "", "", "", "", "", "", "", "", "", "", "", "", "", "", "", ""], "type": "scatter3d", "x": [12, 3, 7, 5, 0, 4, 4, 4, 12, 12, 8, 5, 12, 5, 12, 0, 1, 12, 5, 12, 12, 0, 0, 0, 0, 12, 12, 0, 7, 4, 5, 12, 5, 1, 3, 8, 0, 11, 11, 1, 7, 1, 7, 12, 7, 12, 4, 4, 0, 5, 7, 7, 0, 0, 0, 5, 7, 12, 1, 2, 0, 10, 6.5, 6.5, 5.5, 11, 1, 6.5, 1, 2, 11, 7, 5, 11, 5, 10, 7, 5, 10, 2, 7, 5, 11, 0, 2, 1, 5.5, 5.5, 10, 0, 7, 0, 5.5, 6.5], "y": [4, 6, 16, 6, 13, 13, 6, 6, 12, 14, 16, 8, 16, 13, 10, 14, 13, 12, 6, 14, 10, 16, 15, 8, 16, 16, 4, 15, 16, 13, 8, 8, 16, 13, 6, 16, 6, 16, 16, 16, 10, 16, 6, 6, 6, 6, 16, 16, 14, 16, 4, 10, 8, 6, 13, 13, 4, 8, 6, 6, 10, 4, 6, 16, 6, 4, 6, 16, 8, 8, 4, 15, 15, 10, 15, 4, 14, 14, 10, 6, 14, 14, 10, 9, 8, 8, 6, 16, 10, 10, 15, 9, 16, 6], "z": [0, 2, 0, 0, 3, 1, 2, 1, 2, 1, 2, 0, 0, 3, 3, 2, 2, 1, 3, 2, 0, 0, 2, 3, 3, 3, 3, 1, 3, 2, 3, 1, 0, 1, 1, 1, 0, 2, 1, 1, 3, 2, 3, 1, 0, 2, 2, 1, 1, 3, 0, 0, 0, 3, 0, 0, 3, 2, 0, 0, 2, 2, 2, 0, 0, 2, 2, 2, 2, 0, 0, 2, 2, 0, 0, 0, 0, 0, 2, 2, 2, 2, 2, 0, 2, 0, 2, 0, 0, 0, 0, 2, 2, 0]}], "layout": {"autosize": true, "height": 500, "margin": {"b": 40, "l": 40, "r": 40, "t": 40}, "paper_bgcolor": "#FFFFFF", "plot_bgcolor": "#FFFFFF", "scene": {"aspectmode": "data", "camera": {"center": {"x": 0, "y": 0, "z": 0}, "eye": {"x": -1.25, "y": -1.25, "z": 1.25}, "projection": {"type": "perspective"}, "up": {"x": 0, "y": 0, "z": 1}}, "xaxis": {"visible": false}, "yaxis": {"visible": false}, "zaxis": {"visible": false}}, "showlegend": true, "width": 500, "xaxis": {"showgrid": false, "visible": false, "zeroline": false}, "yaxis": {"showgrid": false, "visible": false, "zeroline": false}}}
